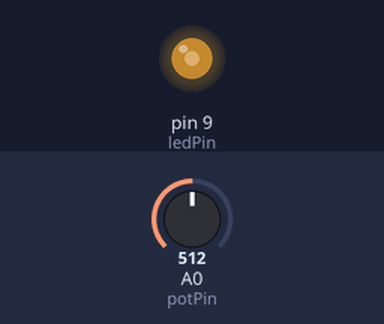
Recording of a sketch running on a simulated Arduino Uno, built with avr-gcc and run on an emulated ATmega328P. Shown: output pins drawn as LEDs (lit = HIGH). Inputs (shaded band) come from the test bench; at power-on: A0 (potPin) = 512.

Above: at 1.2 s.
1.3 s: A0 (potPin) set to 716
At 2.5 s:
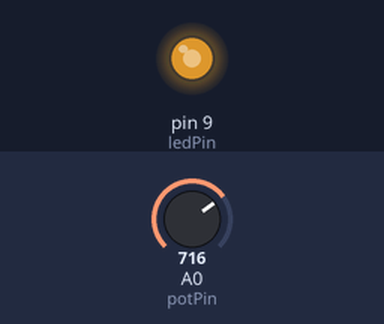
2.8 s: A0 (potPin) set to 900
At 3.7 s:
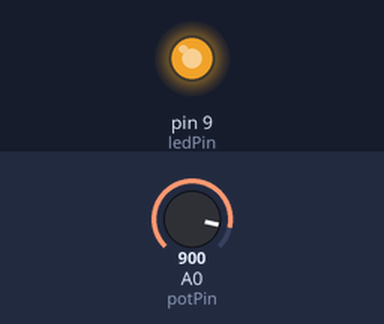
4.3 s: A0 (potPin) set to 122
At 4.8 s:
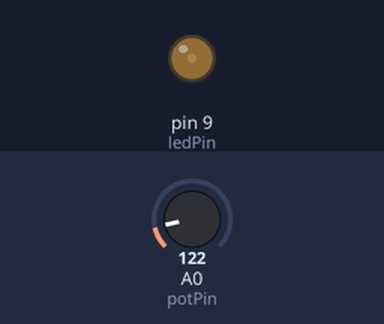
5.8 s: A0 (potPin) set to 0
At 7.0 s:
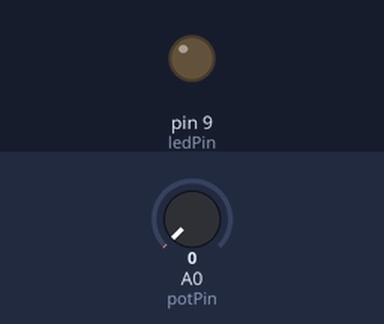
7.3 s: A0 (potPin) set to 511
At 8.3 s:
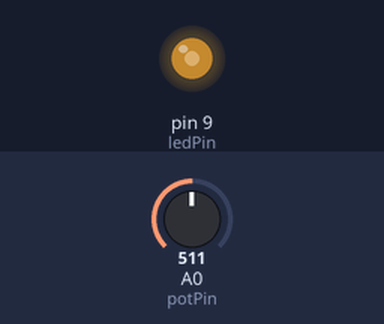
Timing chart, 0 to 9.8 s (numbered marks = the images above; inputs shaded):
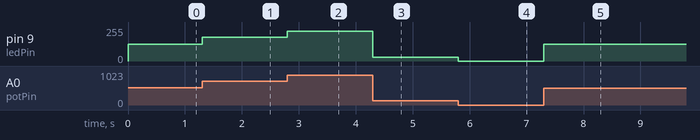

The sketch:

print_the_value_of_a_potentiometer_to_a_led.ino
```cpp
int potVal = 0;
int potPin = A0;
int ledPin = 9;
void setup() {
  // put your setup code here, to run once:
  pinMode(ledPin , OUTPUT);
  pinMode(potPin , INPUT);
}

void loop() {
  // put your main code here, to run repeatedly:
  potVal = analogRead(potPin);
  potVal = map(potVal , 0 , 1023 , 0 , 255);
  analogWrite(ledPin , potVal);
}
```

Measured:
- after the input at 1.3 s, pin 9 (ledPin): 127/255 → 178/255 at once
- after the input at 2.8 s, pin 9 (ledPin): 178/255 → 224/255 at once
- after the input at 4.3 s, pin 9 (ledPin): 224/255 → 30/255 at once
- after the input at 5.8 s, pin 9 (ledPin): 30/255 → 0/255 at once
- after the input at 7.3 s, pin 9 (ledPin): 0/255 → 127/255 at once
